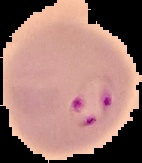
#> input picture dah snaek/tumlen/malaria/parasitized_01.jpg, 142 x 163 px, found by its file name; its folder holds only this picture in this run
$ python 'MALARIA DETECTOR.py'
#> lines starting #> are read from the running program, lines starting #| are printed output that depends on the picture; after the words box and inside, x2 and y2 are one past the last pixel; in counts of white or black regions, pixels touching at a corner belong together
import cv2
import numpy as np
import matplotlib.pyplot as plt
import os

folder = 'F:/whateverthisis/Basic-Image-Processing/images/malaria/' #subject to changed
files = os.listdir(folder)

total = len(files)
infected = 0
uninfected = 0
n = 0
for i, file in enumerate(files):
    image = cv2.imread(folder + file)
#> image is the input picture: shape (163, 142, 3); mean B, G, R 110.2, 117.2, 155.1

    #check directory
    """
    cv2.imshow('check',image)
    cv2.waitKey(0) #open all pictures
    """
    height, width, depth = image.shape
#> height = 163; width = 142; depth = 3
    b,g,r = cv2.split(image)
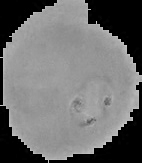
#> b: shape (163, 142); min 0, max 208, mean 110.2
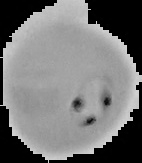
#> g: shape (163, 142); min 0, max 214, mean 117.2
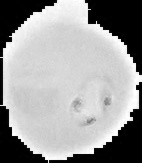
#> r: shape (163, 142); min 0, max 255, mean 155.1
    kernel = np.ones((3,3), np.uint8) #random
    xor = cv2.bitwise_xor(g,r) #for error reducing
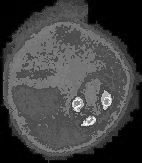
#> xor: shape (163, 142); min 0, max 255, mean 66.2
    # if it reaches 165 then >>>= 255
    ret, threshold = cv2.threshold(xor,150,255, cv2.THRESH_BINARY) #random threshold until satisfied
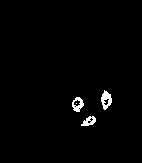
#> threshold: shape (163, 142); 1.4% white; 4 white regions (1 under 20 px), largest, box (x1, y1, x2, y2) and area: (101, 90, 112, 110) 129, (72, 97, 84, 112) 101, (81, 116, 96, 126) 88
    #closing > dilation following by erosion (remove insider noises)
    closing = cv2.morphologyEx(threshold, cv2.MORPH_CLOSE, kernel)
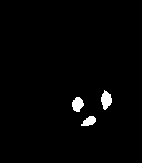
#> closing: shape (163, 142); 1.6% white; 3 white regions, box (x1, y1, x2, y2) and area: (101, 90, 112, 110) 146, (72, 97, 84, 112) 129, (81, 116, 96, 126) 100
    #opening > erosion following by dilation (remove outsider noises)
    opening = cv2.morphologyEx(closing, cv2.MORPH_OPEN, kernel)
#> opening: shape (163, 142); 1.6% white; 3 white regions
    #contours > border for malaria if python detect
    contours, hierachy = cv2.findContours(opening, cv2.RETR_TREE, cv2.CHAIN_APPROX_SIMPLE)
#> contours = 3 contours; box (x1, y1, x2, y2) and area: (101, 91, 112, 109) 122, (72, 97, 84, 112) 110, (83, 116, 96, 126) 79
    border = np.zeros([height,width, 3])
    cv2.drawContours(border, contours, -1,(255,0,0),-1)

    if len(contours) > 0:
        plt.subplot(1,4,1)
        plt.imshow(image), plt.title(file)
        plt.subplot(1,4,2)
        plt.imshow(threshold, cmap='gray'), plt.title('Noisy')
        plt.subplot(1,4,3)
        plt.imshow(opening, cmap='gray'), plt.title('Noise Reduction')
        plt.subplot(1,4,4)
        plt.imshow(border, cmap='gray'), plt.title('Highlighted')
        plt.savefig("Fig"+str(n)+".png", format="PNG", bbox_inches='tight')
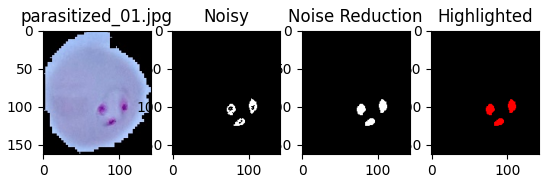
#> figure drawn by matplotlib, 4 panels; B, G, R data is drawn as R, G, B
        n += 1
        if file.startswith('parasitized') and len(contours) > 0:
            infected = infected + 1
    elif file.startswith('uninfected') and len(contours) == 0:
        uninfected = uninfected + 1

print('Malaria detected >>',(infected),'Malaria undetected >>',(uninfected))
print('From total parasitized = 20 \nSENSITIVITY =',(int(infected)/20)*100,'%')
print('From total uninfected = 76 \nSPECIFICITY =',(int(uninfected)/76)*100,'%')

#if use xor = cv2.bitwise_xor(g,b) 19 is infected instead of 20

$ run again, on dah snaek/tumlen/malaria/parasitized_05.jpg
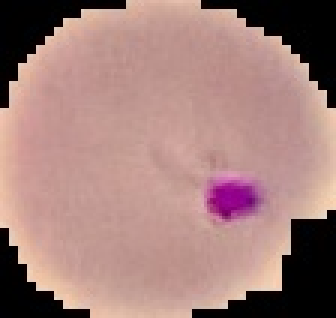
#> input picture dah snaek/tumlen/malaria/parasitized_05.jpg, 112 x 106 px, found by its file name (shown 3 times larger)
#> image is the input picture: shape (106, 112, 3); mean B, G, R 122.4, 127, 162.2
#> `ret, threshold = cv2.threshold(xor,150,255, cv2.THRESH_BINARY)`:
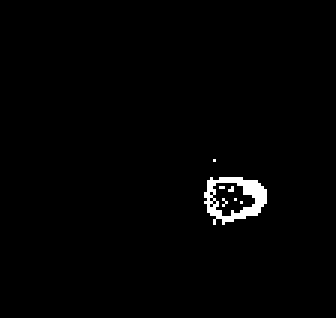
#> threshold: shape (106, 112) (shown 3 times larger); 1.3% white; 7 white regions (6 under 20 px), largest, box (x1, y1, x2, y2) and area: (68, 59, 89, 75) 149
#> closing: shape (106, 112); 1.7% white; 2 white regions (1 under 20 px), largest, box (x1, y1, x2, y2) and area: (68, 59, 89, 75) 199
#> opening: shape (106, 112); 1.6% white; 1 white region
#> contours = 1 contour; box (x1, y1, x2, y2) and area: (68, 59, 89, 75) 138
#> `plt.savefig("Fig"+str(n)+".png", format="PNG", bbox_inches='tight')`:
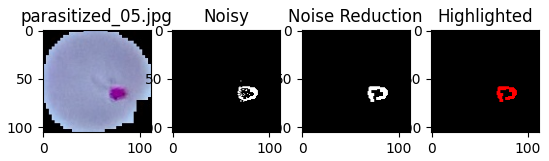
#> figure drawn by matplotlib, 4 panels; B, G, R data is drawn as R, G, B

$ run again, on dah snaek/tumlen/malaria/parasitized_07.jpg
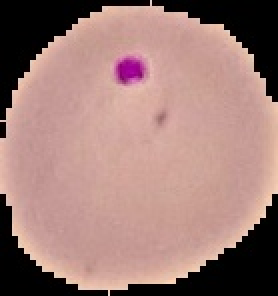
#> input picture dah snaek/tumlen/malaria/parasitized_07.jpg, 139 x 148 px, found by its file name (shown 2 times larger)
#> image is the input picture: shape (148, 139, 3); mean B, G, R 118.9, 124.6, 158.6
#> `ret, threshold = cv2.threshold(xor,150,255, cv2.THRESH_BINARY)`:
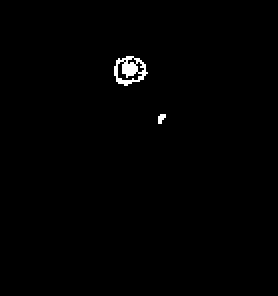
#> threshold: shape (148, 139) (shown 2 times larger); 0.7% white in thin lines or dots, all inside (x1, y1, x2, y2) = (57, 28, 83, 62)
#> closing: shape (148, 139); 0.98% white; 2 white regions (1 under 20 px), largest, box (x1, y1, x2, y2) and area: (57, 28, 74, 43) 187
#> opening: shape (148, 139); 0.89% white; 1 white region
#> contours = 1 contour; box (x1, y1, x2, y2) and area: (57, 28, 73, 42) 161
#> `plt.savefig("Fig"+str(n)+".png", format="PNG", bbox_inches='tight')`:
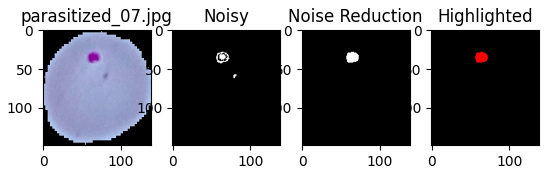
#> figure drawn by matplotlib, 4 panels; B, G, R data is drawn as R, G, B

$ run again, on dah snaek/tumlen/malaria/parasitized_02.jpg
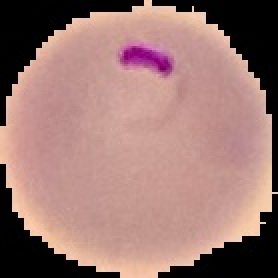
#> input picture dah snaek/tumlen/malaria/parasitized_02.jpg, 139 x 139 px, found by its file name (shown 2 times larger)
#> image is the input picture: shape (139, 139, 3); mean B, G, R 114.2, 119.7, 155.7
#> threshold: shape (139, 139); 0.99% white in thin lines or dots, all inside (x1, y1, x2, y2) = (59, 21, 87, 39)
#> closing: shape (139, 139); 1.3% white; 1 white region, box (x1, y1, x2, y2) and area: (59, 21, 87, 39) 242
#> opening: shape (139, 139); 1.1% white; 2 white regions (1 under 20 px)
#> contours = 2 contours, 1 with area under 20; largest, box (x1, y1, x2, y2) and area: (59, 21, 87, 39) 154
#> `plt.savefig("Fig"+str(n)+".png", format="PNG", bbox_inches='tight')`:
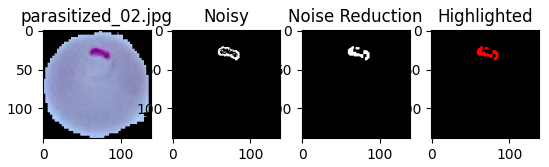
#> figure drawn by matplotlib, 4 panels; B, G, R data is drawn as R, G, B
